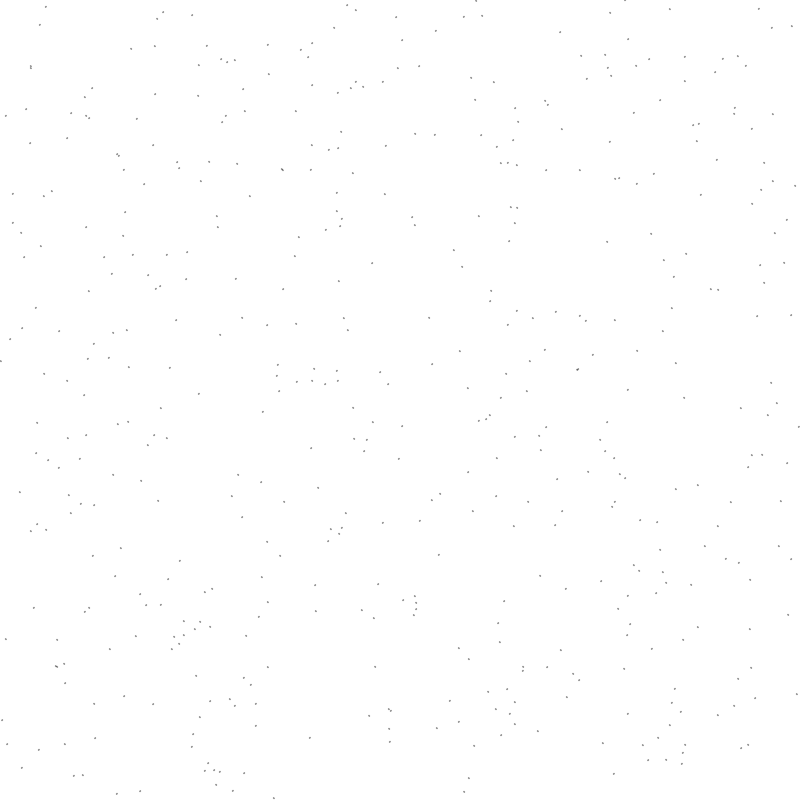
Frame 1 (no input)
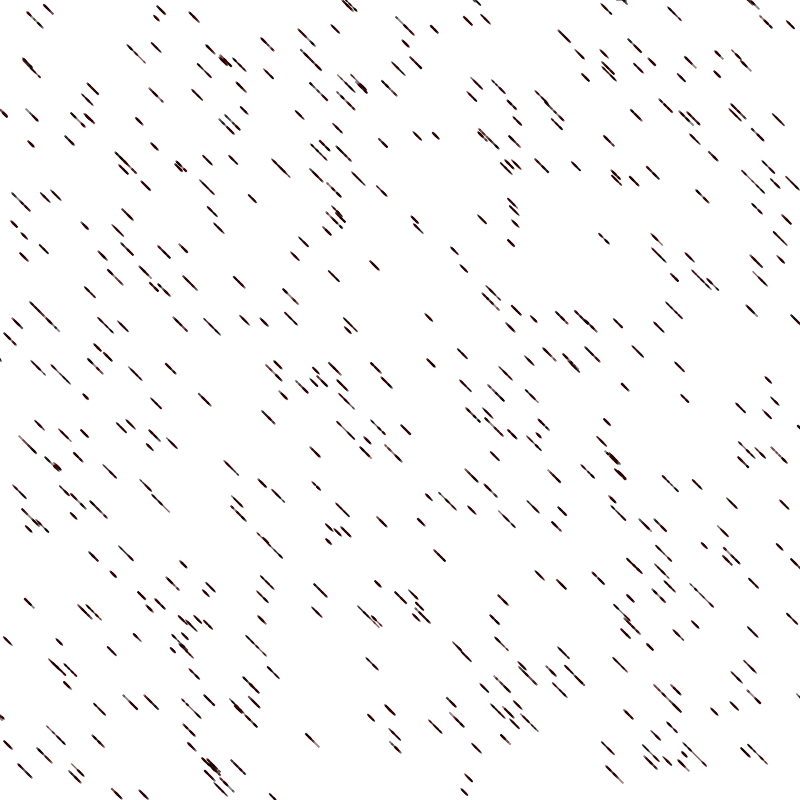
Frame 60 (the mouse pressed at the canvas centre just before this capture)
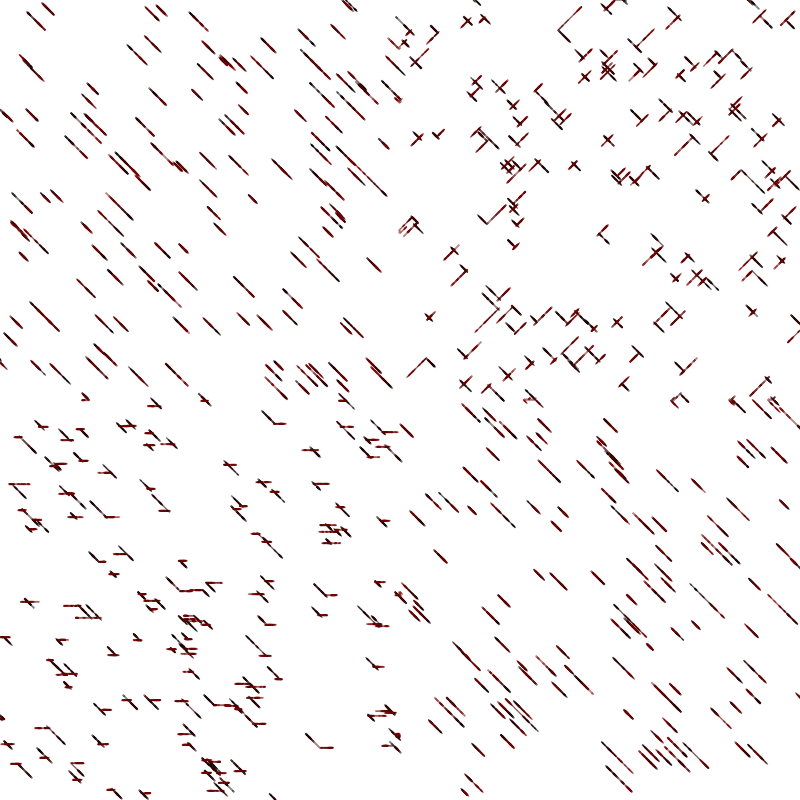
Frame 120 (the mouse held since frame 60 and released just before this capture)

The Processing sketch that drew these frames (run headless with seeded random() and noise(); from frame 60 on, the mouse is pressed at the canvas centre):

// Processing sketch: experiment_contrarywalker
// ── experiment_contrarywalker.pde

ArrayList<Walker> walkers = new ArrayList<Walker>();

void setup() {
  size(800, 800);
  for (int i = 0; i < 500; i++) {
    walkers.add(new Walker(random(width), random(height)));
  }
  background(255);
  
}


void draw() {
  stroke(frameCount % 255, 0, 0, 100);
  for (Walker w : walkers) {
    w.display();
    w.step();
    
  }
  
  
  
  
}

// ── walker.pde
class Walker {
  float x;
  float y;
  
  Walker(float x_, float y_) {
    x = x_;
    y = y_;
  }
  
  void display() {
    noFill();
    circle(x, y, 1);
  }
  
  void step() {
    float stepx;
    float stepy;
    if (mouseX > x) {
        stepx = +1 ;
      } else if (mouseX < x) {
        stepx = -1;
      } else {
        stepx = 0;
      }
      
      if (mouseY > y) {
        stepy = +1 ;
      } else if (mouseY < x) {
        stepy = -1;
      } else {
        stepy = 0;
      }
    
    if (random(1) > .5) {
      stepx = -stepx;
      stepy = -stepy;
    } 
      
          
 
    x += stepx;
    y += stepy;        
  }
}
